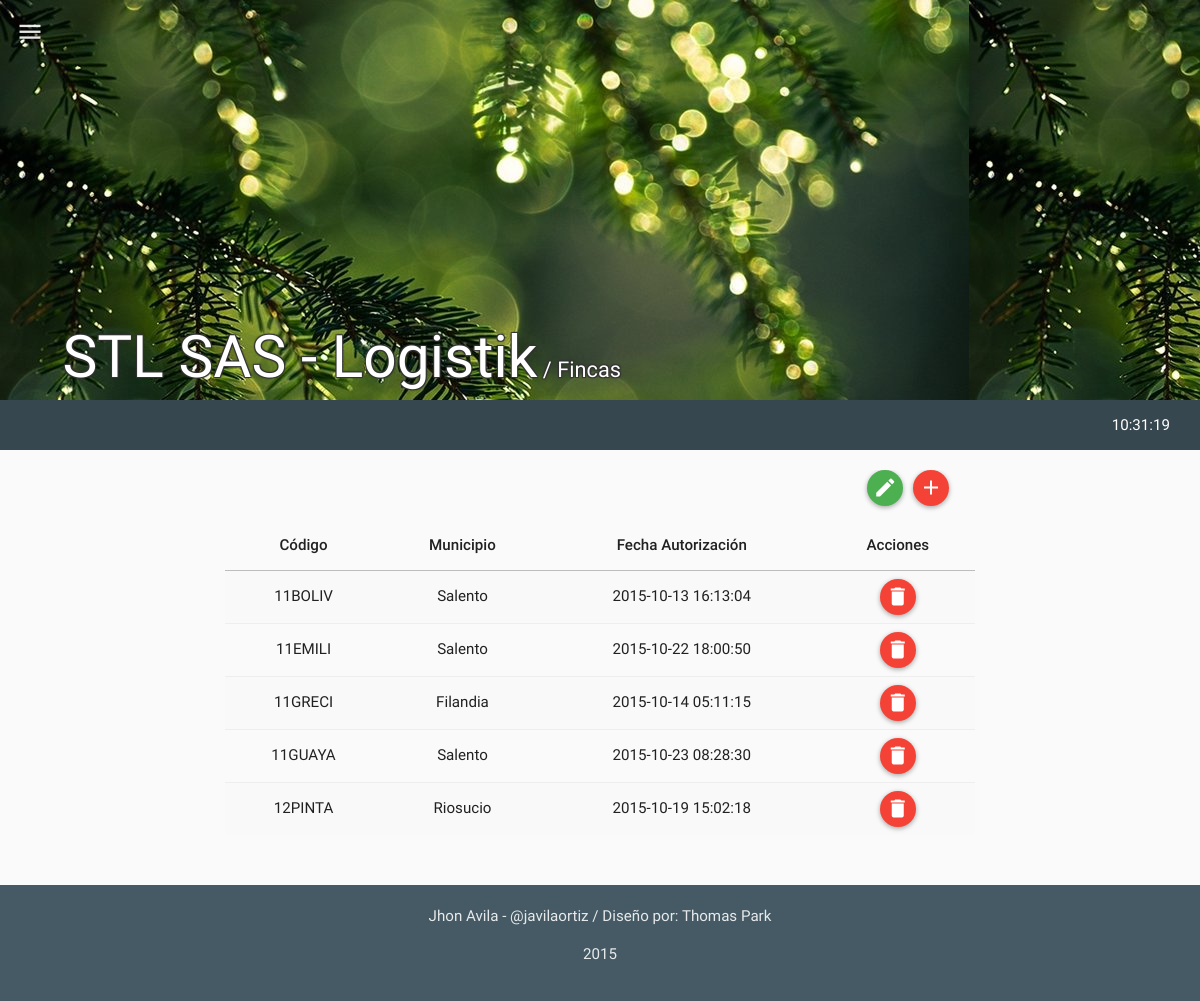
Screenshot of /mods/fincas/fincas.php (signed in) with the database file from the repository.
### tables this page shows
CREATE TABLE IF NOT EXISTS `tbl_fincas` (
  `fi_id` int(11) NOT NULL,
  `fi_codigo` varchar(10) NOT NULL,
  `fi_sn_id` int(11) NOT NULL,
  `fi_timestamp` timestamp NOT NULL DEFAULT CURRENT_TIMESTAMP ON UPDATE CURRENT_TIMESTAMP,
  `fi_created` int(11) NOT NULL,
  `fi_estado` int(11) NOT NULL
);

CREATE TABLE IF NOT EXISTS `tbl_subnucleos` (
  `sn_id` int(11) NOT NULL,
  `sn_subnucleo` varchar(60) NOT NULL,
  `sn_created` int(11) NOT NULL,
  `sn_timestamp` timestamp NOT NULL DEFAULT CURRENT_TIMESTAMP ON UPDATE CURRENT_TIMESTAMP,
  `sn_estado` int(11) NOT NULL
);

### php/fincas.php (the view, shortened to what this page needs)
<?php
class fincas{
  function get_fincas(){
    $rt = new route();
    if(isset($_SESSION["ses_id"])){
      $qry='SELECT * FROM tbl_fincas
            INNER JOIN tbl_subnucleos ON sn_id = fi_sn_id
            WHERE fi_estado=1 ORDER BY fi_codigo ASC ';
      $res = mysql_query($qry);
      $item =" ";
      $script ="<script>$(document).ready(function(){";
      while($row_res = mysql_fetch_assoc($res)) {
        $item.='
              <tr>
                <td>'.$row_res["fi_codigo"].'</td>
                <td>'.$row_res["sn_subnucleo"].'</td>
                <td style="text-align:center;">'.$row_res["fi_timestamp"].'</td>
                <td style="text-align:center;">
                  <div id="del-button" onclick="borrar_finca('.$row_res["fi_id"].', this)" class="btn btn-floating-mini btn-danger" title="Borrar"><i class="md  md-delete"></i></div>
                </td>
              </tr>
        ';
        $script.='';
      }
      $script.='});</script>';
    }
    else{$rt->routing($rt->path("login"));}
    $html='
          <table class="table table-striped table-hover ">
            <thead>
              <tr>
                <th style="text-align:center;">Código</th>
                <th style="text-align:center;">Municipio</th>
                <th style="text-align:center;">Fecha Autorización</th>
                <th style="text-align:center;">Acciones</th>
              </tr>
            </thead>
            <tbody>
              '.$item.'
            </tbody>
          </table>
    ';
    return $script.$html;
  }
}
?>

### rows the page displays
tbl_fincas: fi_codigo "11BOLIV", tbl_subnucleos.sn_subnucleo "Salento", fi_timestamp "2015-10-13 16:13:04"
tbl_fincas: fi_codigo "11EMILI", tbl_subnucleos.sn_subnucleo "Salento", fi_timestamp "2015-10-22 18:00:50"
tbl_fincas: fi_codigo "11GRECI", tbl_subnucleos.sn_subnucleo "Filandia", fi_timestamp "2015-10-14 05:11:15"
tbl_fincas: fi_codigo "11GUAYA", tbl_subnucleos.sn_subnucleo "Salento", fi_timestamp "2015-10-23 08:28:30"
tbl_fincas: fi_codigo "12PINTA", tbl_subnucleos.sn_subnucleo "Riosucio", fi_timestamp "2015-10-19 15:02:18"

### other values shown
$html_snippet->app_name("001", " / Fincas") "STL SAS - Logistik"
$a "/ Fincas"
